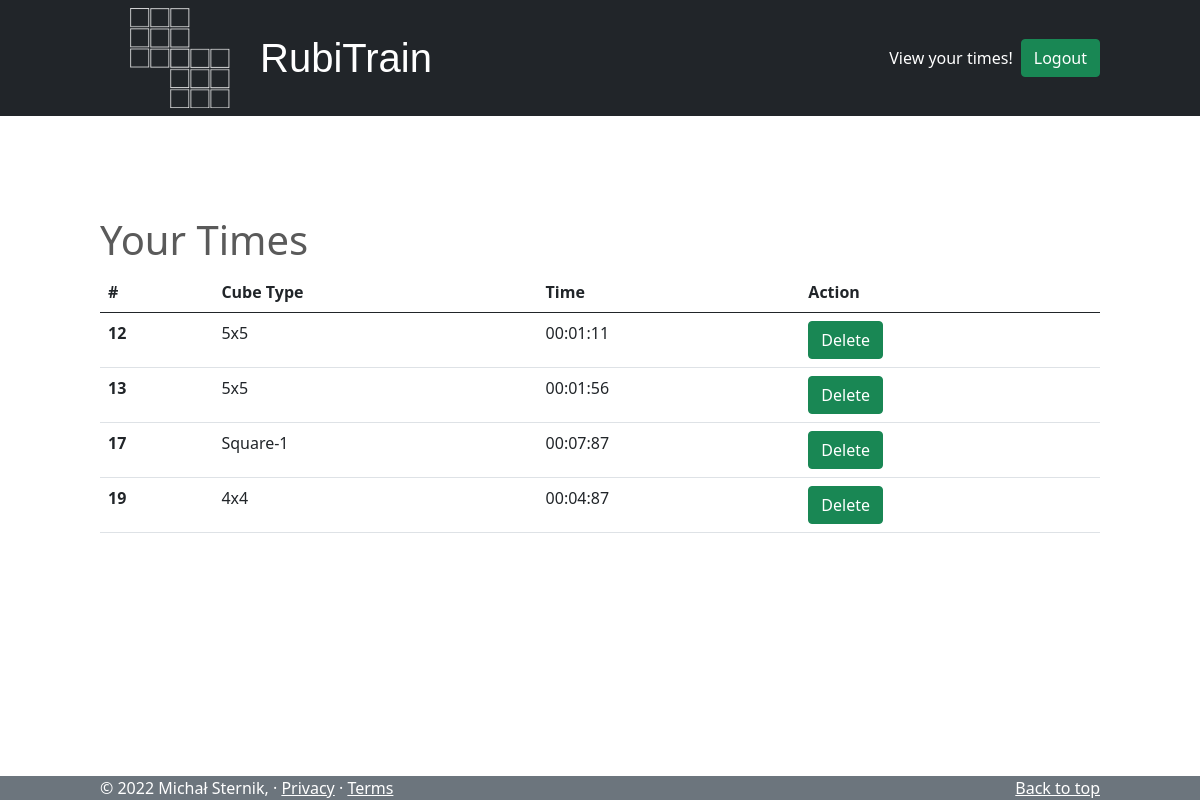
The app's page /view/ (signed in) with its own data.
### main/models.py (models this page shows, shortened)
class UserResults(models.Model):
    id = models.AutoField(primary_key=True)
    cubetype = models.CharField(max_length=200, null=True)
    user = models.ForeignKey(User, on_delete=models.CASCADE, related_name="userResults", null=True)
    name = cubetype.name
    time = models.CharField(max_length=200)

### main/views.py (the view)
# urls.py: path("view/", views.view, name="view"),
def view(response):
    return render(response, "main/view.html", {})

### main/templates/main/view.html (shortened to what this page needs)
{% extends "main/base.html" %}
{% block content %}
<div style="padding: 100px">
    <h1>Your Times</h1>
    <table class="table">
      <thead>
        <tr>
          <th scope="col">#</th>
          <th scope="col">Cube Type</th>
          <th scope="col">Time</th>
          <th scope="col">Action</th>
        </tr>
      </thead>
      <tbody>
        {% for record in user.userResults.all %}
            <tr>
              <th scope="row">{{record.id}}</th>
              <td>{{record.cubetype}}</td>
              <td>{{record.time}}</td>
              <td><a href="{% url 'delete_record' record.id %}" class="button btn btn-success">Delete</a></td>
            </tr>
        {% endfor %}
      </tbody>
    </table>
</div>
{% endblock %}

### main/static/main/css/carousel.css (style rules this page uses)
html { position: relative; min-height: 100%; }
body { padding-top: 116px; color: #5a5a5a; }

### records on screen
UserResults: id "12", cubetype "5x5", time "00:01:11"
UserResults: id "13", cubetype "5x5", time "00:01:56"
UserResults: id "17", cubetype "Square-1", time "00:07:87"
UserResults: id "19", cubetype "4x4", time "00:04:87"
